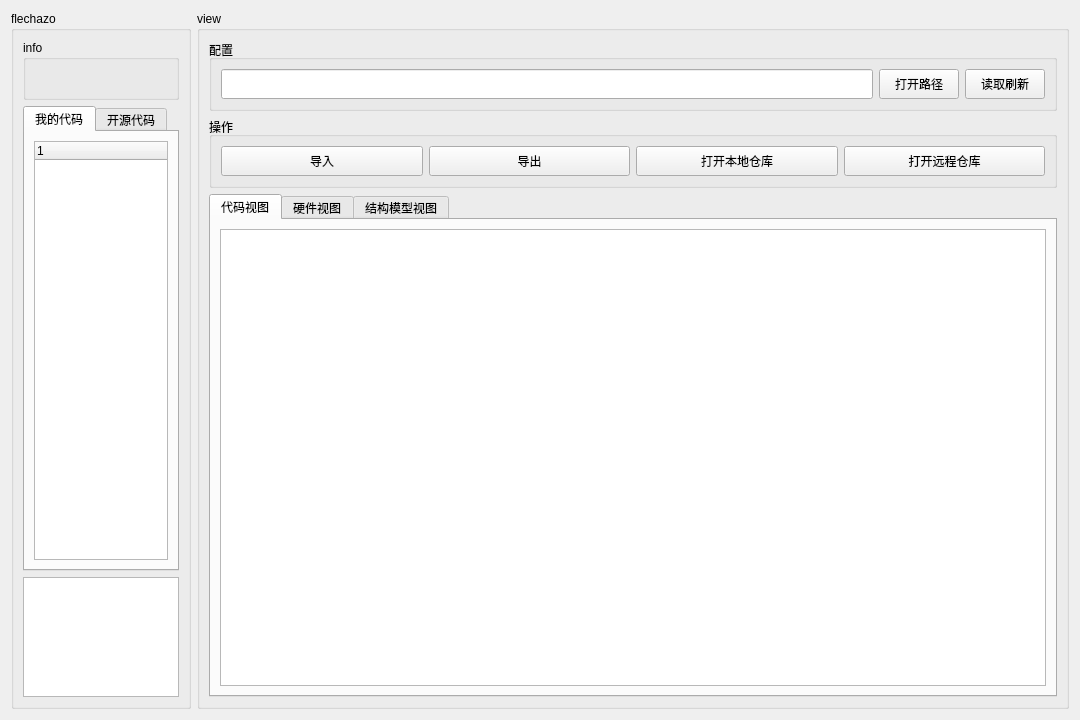
<?xml version="1.0" encoding="UTF-8"?>
<ui version="4.0">
 <class>Components</class>
 <widget class="QWidget" name="Components">
  <property name="geometry">
   <rect>
    <x>0</x>
    <y>0</y>
    <width>1080</width>
    <height>720</height>
   </rect>
  </property>
  <property name="minimumSize">
   <size>
    <width>180</width>
    <height>120</height>
   </size>
  </property>
  <property name="windowTitle">
   <string>Components</string>
  </property>
  <layout class="QHBoxLayout" name="horizontalLayout">
   <item>
    <widget class="QGroupBox" name="groupBox_sidebar">
     <property name="maximumSize">
      <size>
       <width>180</width>
       <height>16777215</height>
      </size>
     </property>
     <property name="title">
      <string>flechazo</string>
     </property>
     <layout class="QVBoxLayout" name="verticalLayout">
      <item>
       <widget class="QGroupBox" name="groupBox_sidebar_info">
        <property name="minimumSize">
         <size>
          <width>0</width>
          <height>60</height>
         </size>
        </property>
        <property name="title">
         <string>info</string>
        </property>
       </widget>
      </item>
      <item>
       <widget class="QTabWidget" name="tabWidget_sidebar_list">
        <property name="currentIndex">
         <number>0</number>
        </property>
        <widget class="QWidget" name="tab_sidebar_list_my">
         <attribute name="title">
          <string>我的代码</string>
         </attribute>
         <layout class="QVBoxLayout" name="verticalLayout_4">
          <item>
           <widget class="QTreeWidget" name="treeWidget_sidebar_list_my">
            <column>
             <property name="text">
              <string notr="true">1</string>
             </property>
            </column>
           </widget>
          </item>
         </layout>
        </widget>
        <widget class="QWidget" name="tab_sidebar_list_opensource">
         <attribute name="title">
          <string>开源代码</string>
         </attribute>
        </widget>
       </widget>
      </item>
      <item>
       <widget class="QTextBrowser" name="textBrowser_sidebar_log">
        <property name="maximumSize">
         <size>
          <width>16777215</width>
          <height>120</height>
         </size>
        </property>
       </widget>
      </item>
     </layout>
    </widget>
   </item>
   <item>
    <widget class="QGroupBox" name="groupBox_components">
     <property name="title">
      <string>view</string>
     </property>
     <layout class="QVBoxLayout" name="verticalLayout_2">
      <item>
       <widget class="QGroupBox" name="groupBox_components_config">
        <property name="minimumSize">
         <size>
          <width>0</width>
          <height>60</height>
         </size>
        </property>
        <property name="title">
         <string>配置</string>
        </property>
        <layout class="QHBoxLayout" name="horizontalLayout_3">
         <item>
          <widget class="QLineEdit" name="lineEdit_components_config_path">
           <property name="minimumSize">
            <size>
             <width>0</width>
             <height>30</height>
            </size>
           </property>
          </widget>
         </item>
         <item>
          <widget class="QPushButton" name="pushButton_components_config_open">
           <property name="minimumSize">
            <size>
             <width>0</width>
             <height>30</height>
            </size>
           </property>
           <property name="text">
            <string>打开路径</string>
           </property>
          </widget>
         </item>
         <item>
          <widget class="QPushButton" name="pushButton_components_config_flush">
           <property name="minimumSize">
            <size>
             <width>0</width>
             <height>30</height>
            </size>
           </property>
           <property name="text">
            <string>读取刷新</string>
           </property>
          </widget>
         </item>
        </layout>
       </widget>
      </item>
      <item>
       <widget class="QGroupBox" name="groupBox_components_operate">
        <property name="title">
         <string>操作</string>
        </property>
        <layout class="QHBoxLayout" name="horizontalLayout_2">
         <item>
          <widget class="QPushButton" name="pushButton_components_operate_import">
           <property name="minimumSize">
            <size>
             <width>0</width>
             <height>30</height>
            </size>
           </property>
           <property name="text">
            <string>导入</string>
           </property>
          </widget>
         </item>
         <item>
          <widget class="QPushButton" name="pushButton_components_operate_export">
           <property name="minimumSize">
            <size>
             <width>0</width>
             <height>30</height>
            </size>
           </property>
           <property name="text">
            <string>导出</string>
           </property>
          </widget>
         </item>
         <item>
          <widget class="QPushButton" name="pushButton_components_operate_openlocal">
           <property name="minimumSize">
            <size>
             <width>0</width>
             <height>30</height>
            </size>
           </property>
           <property name="text">
            <string>打开本地仓库</string>
           </property>
          </widget>
         </item>
         <item>
          <widget class="QPushButton" name="pushButton_components_operate_openremote">
           <property name="minimumSize">
            <size>
             <width>0</width>
             <height>30</height>
            </size>
           </property>
           <property name="text">
            <string>打开远程仓库</string>
           </property>
          </widget>
         </item>
        </layout>
       </widget>
      </item>
      <item>
       <widget class="QTabWidget" name="tabWidget_components_view">
        <property name="currentIndex">
         <number>0</number>
        </property>
        <widget class="QWidget" name="tab_components_view_code">
         <attribute name="title">
          <string>代码视图</string>
         </attribute>
         <layout class="QVBoxLayout" name="verticalLayout_5">
          <item>
           <widget class="QPlainTextEdit" name="plainTextEdit_components_view_code"/>
          </item>
         </layout>
        </widget>
        <widget class="QWidget" name="tab_components_view_hardware">
         <attribute name="title">
          <string>硬件视图</string>
         </attribute>
        </widget>
        <widget class="QWidget" name="tab_components_view_model">
         <attribute name="title">
          <string>结构模型视图</string>
         </attribute>
        </widget>
       </widget>
      </item>
     </layout>
    </widget>
   </item>
  </layout>
 </widget>
 <resources/>
 <connections/>
</ui>
